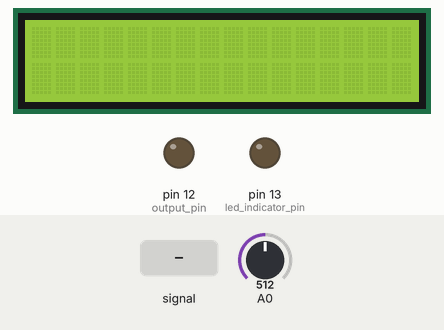
Simulated run of this sketch. Board: Arduino Uno, built with avr-gcc and run on an emulated ATmega328P. On the bench: 16×2 character LCD, output pins drawn as LEDs (lit = HIGH). The inputs (shaded band) are chosen by the test bench; at power-on: A0 = 512. What the sketch prints to the serial monitor is not drawn.

Above: at 1.2 s.
1.3 s: A0 fed a 50 Hz sine of ±306 counts around its level
At 3.4 s:
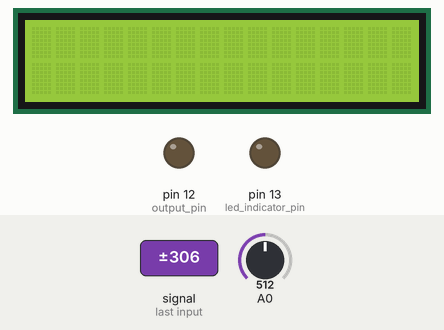
4.1 s: A0 set to 390
At 4.7 s:
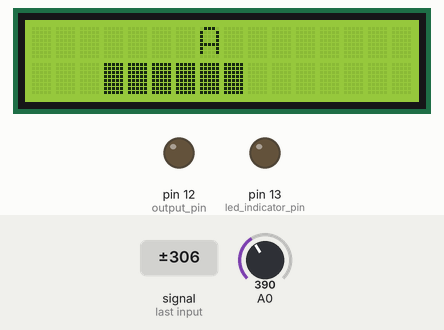
5.6 s: A0 fed a 2 Hz sine of ±306 counts around its level
At 6.6 s:
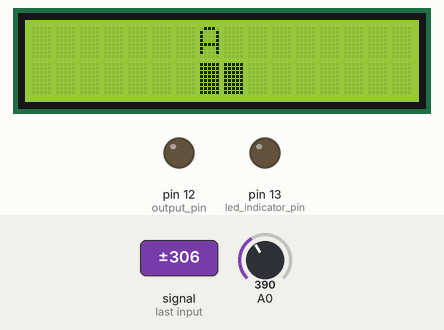
8.6 s: A0 set to 0
At 8.9 s:
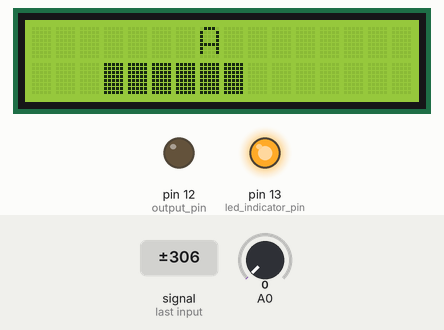
Timing chart, 0 to 11.1 s (numbered marks = the images above; inputs shaded):
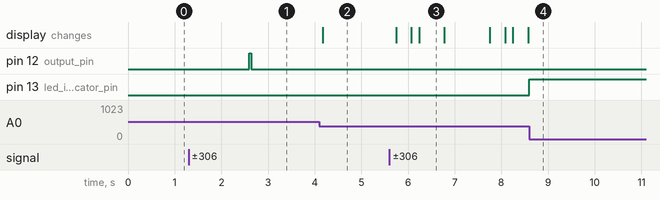

Measured:
- after the input at 1.3 s, pin 12 (output_pin): LOW → HIGH after 1.3 s, → LOW 0.04 s later
- after the input at 4.1 s, the display: changes after 0.08 s (image 2)
- after the input at 5.6 s, the display: changes after 0.14 s (image 3)
- after the input at 8.6 s, pin 13 (led_indicator_pin): LOW → HIGH at once
- what the display in image 3 shows lasts 0.6 s, from 6.2 s to 6.8 s

The sketch:

guitar_tuner.ino
```cpp
#include "analysis.h"
#include "notes.h"

#include <LiquidCrystal.h>
LiquidCrystal lcd(8, 11, 5, 4, 3, 2);

byte block[8] = {
  B11111,
  B11111,
  B11111,
  B11111,
  B11111,
  B11111,
  B11111,
  B11111,
};

void bubbleSort(float arr[], int size);
float analysis (float freqList[], int avgCnt);
int findNote (float freq);
void printLCD (float freqDiffThreshold, float freq);

//clipping indicator variables
boolean clipping = 0;

//data storage variables
byte newData = 0;
byte prevData = 0;
unsigned int time = 0;//keeps time and sends vales to store in timer[] occasionally
int timer[10];//sstorage for timing of events
int slope[10];//storage for slope of events
unsigned int totalTimer;//used to calculate period
unsigned int period;//storage for period of wave
byte index = 0;//current storage index
float frequency;//storage for frequency calculations
int maxSlope = 0;//used to calculate max slope as trigger point
int newSlope;//storage for incoming slope data

//variables for decided whether you have a match
byte noMatch = 0;//counts how many non-matches you've received to reset variables if it's been too long
byte slopeTol = 3;//slope tolerance- adjust this if you need
int timerTol = 10;//timer tolerance- adjust this if you need

//variables for amp detection
unsigned int ampTimer = 0;
byte maxAmp = 0;
byte checkMaxAmp;
byte ampThreshold = 30;//raise if you have a very noisy signal

void setup(){

  lcd.createChar(0, block);
  lcd.begin (16, 2);

  Serial.begin(9600);

  pinMode(13,OUTPUT);//led indicator pin
  pinMode(12,OUTPUT);//output pin

  cli();//diable interrupts

  //set up continuous sampling of analog pin 0 at 38.5kHz

  //clear ADCSRA and ADCSRB registers
  ADCSRA = 0;
  ADCSRB = 0;

  ADMUX |= (1 << REFS0); //set reference voltage
  ADMUX |= (1 << ADLAR); //left align the ADC value- so we can read highest 8 bits from ADCH register only

  ADCSRA |= (1 << ADPS2) | (1 << ADPS0); //set ADC clock with 32 prescaler- 16mHz/32=500kHz
  ADCSRA |= (1 << ADATE); //enabble auto trigger
  ADCSRA |= (1 << ADIE); //enable interrupts when measurement complete
  ADCSRA |= (1 << ADEN); //enable ADC
  ADCSRA |= (1 << ADSC); //start ADC measurements

  sei();//enable interrupts
}

ISR(ADC_vect) {//when new ADC value ready

  PORTB &= B11101111;//set pin 12 low
  prevData = newData;//store previous value
  newData = ADCH;//get value from A0
  if (prevData < 127 && newData >=127){//if increasing and crossing midpoint
    newSlope = newData - prevData;//calculate slope
    if (abs(newSlope-maxSlope)<slopeTol){//if slopes are ==
      //record new data and reset time
      slope[index] = newSlope;
      timer[index] = time;
      time = 0;
      if (index == 0){//new max slope just reset
        PORTB |= B00010000;//set pin 12 high
        noMatch = 0;
        index++;//increment index
      }
      else if (abs(timer[0]-timer[index])<timerTol && abs(slope[0]-newSlope)<slopeTol){//if timer duration and slopes match
        //sum timer values
        totalTimer = 0;
        for (byte i=0;i<index;i++){
          totalTimer+=timer[i];
        }
        period = totalTimer;//set period
        //reset new zero index values to compare with
        timer[0] = timer[index];
        slope[0] = slope[index];
        index = 1;//set index to 1
        PORTB |= B00010000;//set pin 12 high
        noMatch = 0;
      }
      else{//crossing midpoint but not match
        index++;//increment index
        if (index > 9){
          reset();
        }
      }
    }
    else if (newSlope>maxSlope){//if new slope is much larger than max slope
      maxSlope = newSlope;
      time = 0;//reset clock
      noMatch = 0;
      index = 0;//reset index
    }
    else{//slope not steep enough
      noMatch++;//increment no match counter
      if (noMatch>9){
        reset();
      }
    }
  }

  if (newData == 0 || newData == 1023){//if clipping
    PORTB |= B00100000;//set pin 13 high- turn on clipping indicator led
    clipping = 1;//currently clipping
  }

  time++;//increment timer at rate of 38.5kHz

  ampTimer++;//increment amplitude timer
  if (abs(127-ADCH)>maxAmp){
    maxAmp = abs(127-ADCH);
  }
  if (ampTimer==1000){
    ampTimer = 0;
    checkMaxAmp = maxAmp;
    maxAmp = 0;
  }

}

void reset(){//clea out some variables
  index = 0;//reset index
  noMatch = 0;//reset match couner
  maxSlope = 0;//reset slope
}


void checkClipping(){//manage clipping indicator LED
  if (clipping){//if currently clipping
    PORTB &= B11011111;//turn off clipping indicator led
    clipping = 0;
  }
}

//Arjun Variables
int avgMax = 30;//Used as max # of values to avg
float * freqList = new float [avgMax];
//float refFreq[6] = {329.63, 246.94, 196.00, 146.83, 110.00, 82.41};

int avgCnt = 0;
float sum = 0;
float mean = 0;
int freqMax = 400;
int freqMin = 50;
float freqDiffThreshold = 0.35;


void loop()
{
 //Serial.println ("Going through loop");
 if ((checkMaxAmp>ampThreshold))//Only if loud enough to hear it
 {
    frequency = 38462/float(period);//calculate frequency timer rate/period
    if (frequency > freqMin && frequency < freqMax && avgCnt < avgMax) //Within tolerable range & still counting
    {
      freqList[avgCnt] = frequency; //Push to current list
      avgCnt ++; //Keep track of # of values pushed
      //print results
      Serial.print(frequency);
      Serial.print(" hz");
      Serial.print ("   AvgCnt = ");
      Serial.println(avgCnt);
    }
    //else Serial.println ("Finished set of 30");
  }
  else if (avgCnt != 0)//Broke streak of tolerable ranges, process compounded frequencies
  {//Process freq data here
    mean = analysis (freqList, avgCnt); //Included in attached header file
    Serial.print("Final Mean = ");
    Serial.println(mean);
    avgCnt = 0;
    printLCD (freqDiffThreshold, mean);
  }
  delay(50);//delete this if you want
}

//Tuning Down = NEGATIVE
//Tuning Up = POSITIVE

void printS (float freq, int index, float freqDiffThreshold)
{
    Serial.print ("Freq = ");
    Serial.print (freq);
    Serial.print ("   Note = ");
    Serial.print (notes[index][1]);
    Serial.print ("   Diff = ");
    Serial.print (freq - atof(notes[index][0]));
    Serial.print ("   FreqDiffThreshold = ");
    Serial.print (freqDiffThreshold);
    Serial.print("\n");
}

void printLCD (float freqDiffThreshold, float freq)
{//Gather information about current situation
 lcd.clear();
 int index = findNote (freq);
 float refFreq = atof(notes[index][0]);
 float diff = freq - refFreq;
 lcd.setCursor (7, 0);
 lcd.print(notes[index][1]);
 int squares = 7 * (abs(diff) / 7.5); //Get # of squares to print
 printS (freq, index, freqDiffThreshold);
 if ((abs(diff) <= freqDiffThreshold) || (squares > 7)) //If Odd Cases
 {
    Serial.print ("\nIn Odd Cases\n");
    lcd.setCursor (0,1);
    lcd.write(byte(0));
    lcd.write(byte(0));
    if (squares > 7) lcd.print("Out of Range");
    else lcd.print("Note in tune");
    lcd.write(byte(0));
    lcd.write(byte(0));
    return;
 }
 else
 {
   //Set up prints
   lcd.setCursor (7,1);
   lcd.write(byte(0));
   lcd.write(byte(0));
   //Get Side Squares
   if (diff < 0) lcd.setCursor (7 - squares, 1); //Note is flat, display on the left
   else lcd.setCursor (9, 1);//Note is Sharp, display squares on the right
   for (int i = 0; i < squares; i++) lcd.write(byte(0));
   return;
 }
}

int findNote (float freq)
{//Find Note being played
  int index = 0;
  for (int i = 0; i < 31; i++)//Stop right before 32 so as to never test notes[32][0], beyond bounds
  {
    float noteLow = atof(notes[i][0]);
    float noteHigh = atof(notes[i+1][0]);
    if ((noteLow < freq || noteLow == freq) && (noteHigh > freq || noteHigh == freq))
    {//We know the note is included in the range
      if (freq - noteLow < noteHigh - freq) index = i;
      else index = i+1;
    }
    if (i == 0 && freq < noteLow) index = 0;
    else if (i == 30 && freq > noteHigh) index = 31;
  }
  return index;
}
```

analysis.h
```cpp
void bubbleSort(float arr[], int size);

float analysis (float * freqList, int avgCnt)
{
  float mean = 0;
  float sum = 0;
  int newAvgCnt = 0;
  bubbleSort (freqList, avgCnt);//Sort List

  for (int k = 0; k < 2; k++)
  {
    //Get Quartile
    float q3 = 0.75 * (avgCnt + 1);
    float q3val = (q3 - int(q3))*(freqList[int(ceil(q3))-1]-freqList[int(q3)-1]) + freqList[int(q3)-1];
    float q1 = 0.25 * (avgCnt + 1);
    float q1val = (q1 - int(q1))*(freqList[int(ceil(q1))-1]-freqList[int(q1)-1]) + freqList[int(q1)-1];

    //Analyze the freqList and set invalid ones to = 0
    sum = 0;
    newAvgCnt = 0;
    for (int i = 0; i < avgCnt; i++)
    {
      if (freqList[i] <= q3val && freqList[i] >= q1val) newAvgCnt ++;
      else freqList[i] = 0;
    }

    //Create new smaller list
    float * newList = new float [newAvgCnt];
    int index = 0;
    while (freqList[index] == 0) index ++;
    for (int j = 0; j < newAvgCnt; j++) newList[j] = freqList[index + j];
    //delete freqList;
    freqList = newList;
    /*
    int start = (avgCnt - newAvgCnt)/2;
    for (int i = 0; i < newAvgCnt; i++)
    {
    	freqList[i] = freqList[i + start];
    	freqList[i + start] = 0;
    }
    */
    avgCnt = newAvgCnt;
  }//Done assessing values

  for (int i = 0; i < avgCnt; i++) sum += freqList[i];
  return sum / avgCnt;
}

void swap(float arr[], int a, int b)
{
  if(a != b)
  {
    arr[a] = arr[a] + arr[b];
    arr[b]= arr[a] - arr[b];
    arr[a] = arr[a] - arr[b];
  }
}

void bubbleSort (float arr[], int size)
{
  for (int i = size-1; i > 0; i--)
  {
    for ( int j = 0; j < i; j++)
    {
      if(arr[j] > arr [j+1])
        swap (arr, j, j+1);
    }
  }
  return;
}
```

notes.h
```cpp
char * notes[32][2] =
	{{"55.000", "A" },//1
	{"58.270", "Bb"},
	{"61.740", "B" },
	{"65.410", "C" }, //2
	{"69.300", "Db"},
	{"73.420", "D" },
	{"77.780", "Eb"},
	{"82.410", "E" },
	{"87.310", "F" },
	{"92.500", "Gb"},
	{"98.000", "G" },
	{"103.83", "Ab"},
	{"110.00"," A" },
	{"116.54", "Bb"},
	{"123.47", "B" },
	{"130.81", "C" }, //3
	{"138.59", "Db"},
	{"146.83", "D" },
	{"155.56", "Eb"},
	{"164.81", "E" },
	{"174.61", "F" },
	{"185.00", "Gb"},
	{"196.00", "G" },
	{"207.65", "Ab"},
	{"220.00", "A" },
	{"233.08", "Bb"},
	{"246.94", "B" },
	{"261.63", "C" }, //4
	{"277.18", "Db"},
	{"293.66", "D" },
	{"311.13", "Eb"},
	{"329.63", "E" }};
```
